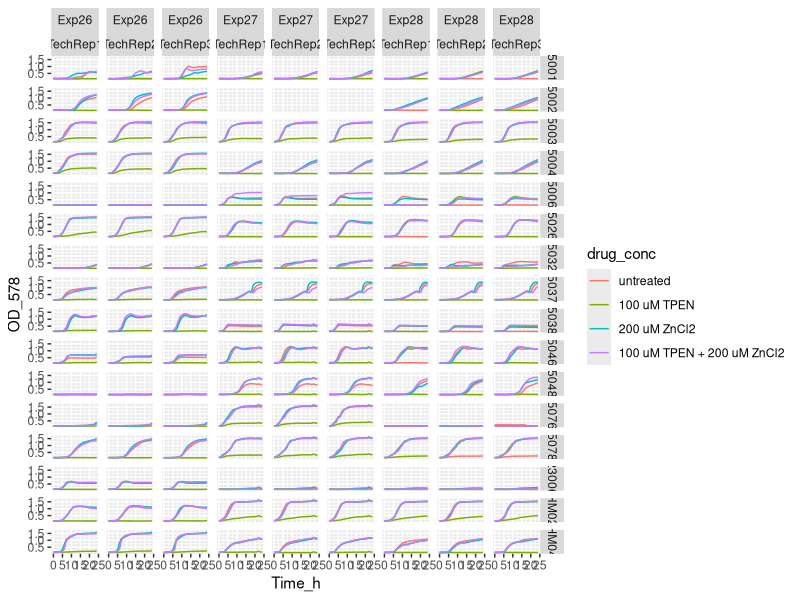
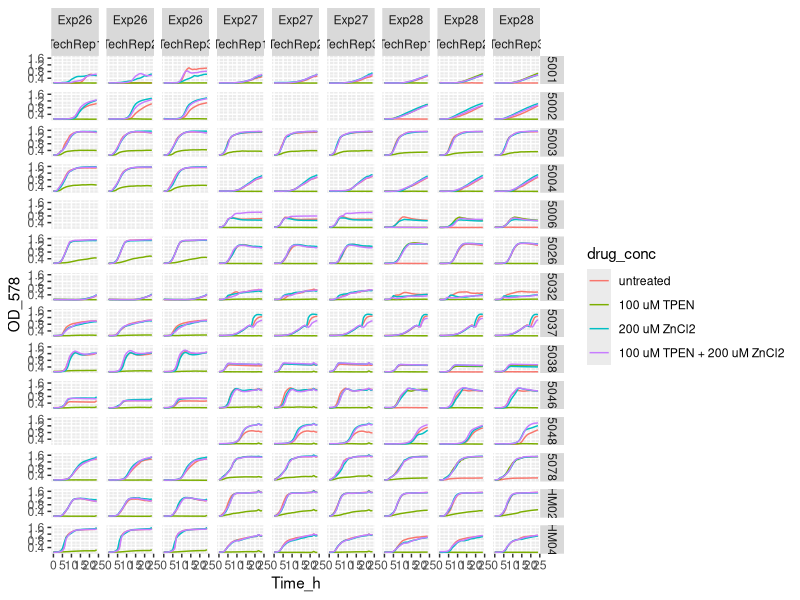
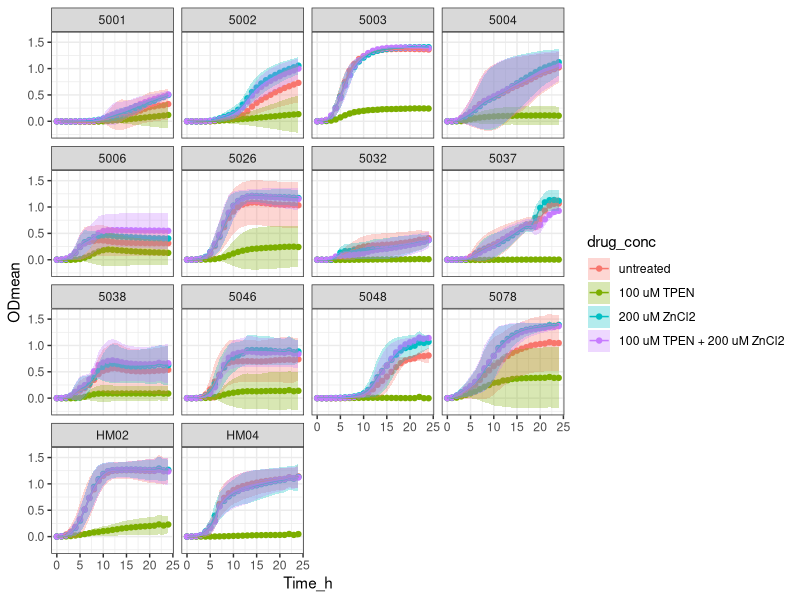
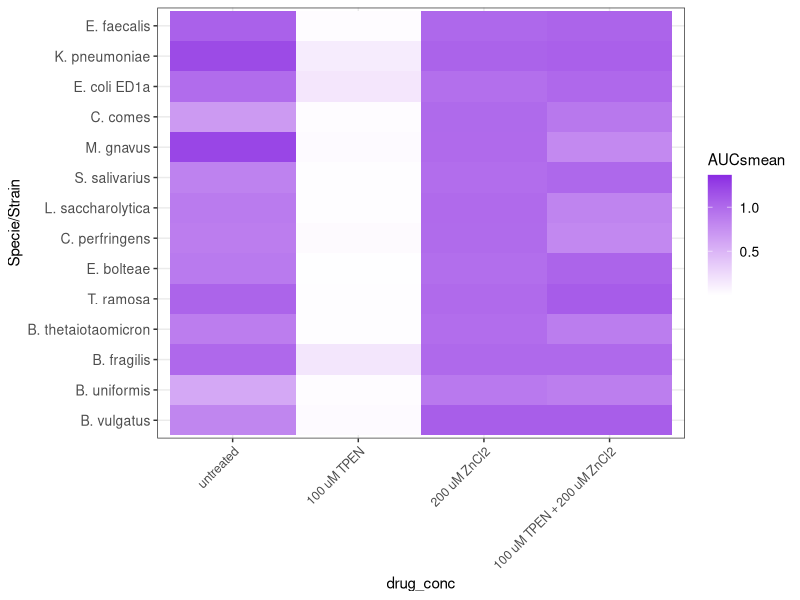

These figures' R source, in order:
setwd("~/ITQB/Plate readings")

library(tidyverse)
library(dbplyr) 
library(readxl)

Exps <- Exps_26_27_28  <- read_excel("ODs_control_TPENvsZnCl2_exp_days__R.xlsx")
# View(Exps) 

Exps_v1 <- Exps %>%
  pivot_longer(names_to = "Condition", values_to = "OD_578", cols = -Time_h)
# Exps_v1
# View(Exps_v1)


Exps_v2 <- separate(Exps_v1, Condition, 
                     c("Exp_day",
                       "Strain",
                       "Transfer_medium",
                       "Zn_condition", 
                       "Tech_Repl",
                       "Biol_Repl",
                       "drug_conc",
                       "Well_number"), 
                     sep = "_", remove = FALSE,
                     convert = FALSE)
# View(Exps_v2)

Exps_v2$OD_578 <- as.numeric (Exps_v2$OD_578) #Because OD_578 values are character

Exps_v2$drug_conc <- factor(Exps_v2$drug_conc, levels = c("ctr",
                                                          "20T",
                                                          "40Zn",
                                                          "20T40Zn"))

Exps_v2 <- Exps_v2 %>% mutate(drug_conc = recode (drug_conc,
                                                             "ctr" = "untreated",
                                                             "20T" = "100 uM TPEN",
                                                             "40Zn" = "200 uM ZnCl2",
                                                             "20T40Zn" = "100 uM TPEN + 200 uM ZnCl2"))

Exps_v2$Strain <- factor(Exps_v2$Strain, levels = c("5001",
                                                    "5002",
                                                    "5003",
                                                    "5004",
                                                    "5006",
                                                    "5026",
                                                    "5032",
                                                    "5037",
                                                    "5038",
                                                    "5046",
                                                    "5048",
                                                    "5076",
                                                    "5078",
                                                    "23006",
                                                    "HM02",
                                                    "HM04"))

Exps_v2$Exp_day <- factor(Exps_v2$Exp_day, levels = c("Exp26",
                                                      "Exp27",
                                                      "Exp28"))

Exps_v2 %>%
  ggplot(aes(x= Time_h, y=OD_578, color = drug_conc)) +
  geom_line() +
  facet_grid (Strain ~ Exp_day + Tech_Repl)
#5002 doesn't appear in Exp27, because it doesn't grow in mGAM --> I couldn't use it 

Exps_v3<- Exps_v2 %>% group_by(Strain, Transfer_medium, Zn_condition, Tech_Repl, Biol_Repl, Well_number) %>%
  mutate(blank = Time_h ==0)

#View(Exps_v3)

Exps_v4 <- Exps_v3 %>%
  group_by(Strain, Transfer_medium, Zn_condition, Tech_Repl, Biol_Repl, Well_number) %>%
  mutate(OD = OD_578 - OD_578[blank]) %>%
  ungroup()

#To filter the strains didn't grow in one or more Exp day
Exps_v4 <- Exps_v4  %>%  filter (
  !(Exp_day == "Exp26" & Strain == "5048"), #doesn't grow
  !(Exp_day == "Exp26" & Strain == "5006"), #doesn't grow
  !(Strain %in% c("5076", "23006"))) #didn't grow

#To check whether filters were ok
Exps_v4 %>%
  ggplot(aes(x= Time_h, y=OD_578, color = drug_conc)) +
  geom_line() +
  facet_grid (Strain ~ Exp_day + Tech_Repl)

# View(Exps_v4)

#Obtain the mean and sd
Exps_v5 <- Exps_v4 %>% group_by(Time_h, Strain, Transfer_medium, drug_conc) %>%
  summarise(ODmean = mean(OD), sdOD = sd(OD), n())

Exps_v5$Strain <- factor(Exps_v5$Strain, levels = c("5001",
                                                      "5002",
                                                      "5003",
                                                      "5004",
                                                      "5006",
                                                       "5026",
                                                      "5032",
                                                      "5037",
                                                      "5038",
                                                      "5046",
                                                      "5048",
                                                      "5076",
                                                      "5078",
                                                      "23006",
                                                      "HM02",
                                                      "HM04"))


Exps_v5 <- Exps_v5 %>% mutate(drug_conc = recode (drug_conc,
                                                             "ctr" = "untreated",
                                                             "20T" = "100 uM TPEN",
                                                             "40Zn" = "200 uM ZnCl2",
                                                             "20T40Zn" = "100 uM TPEN + 200 uM ZnCl2"))



Exps_v5  %>% ggplot(aes(x = Time_h,
             y = ODmean,
             color = drug_conc,
             fill = drug_conc
  )) +
  geom_point() +
  geom_line() +
  geom_ribbon(aes(ymin=ODmean-sdOD, ymax=ODmean+sdOD),
              alpha = 0.3, colour = NA) +
  facet_wrap (Strain ~ .) +
  theme_bw()

# Assuming Exps_v5 contains your cleaned data
Exps_v6 <- Exps_v4 %>% mutate(control = drug_conc == "200 uM ZnCl2", ODc0 = OD)

cumulmin <- function(v) {
  N <- length(v)
  if (N==0) return()
  sapply(1:N, function(i)
    min(v[i:N])
  )
}

determineTimeCutoffs <- function(GCs, decrease = 0.02) {
  GCs_controls <- GCs %>% filter(control) %>% mutate(Time_h = round(Time_h, 0)) %>%
    group_by(Strain, Exp_day, Time_h) %>%
    summarise(ODc0 = median(ODc0)) %>% arrange(Time_h) %>%
    group_by(Strain, Exp_day) %>% mutate(ODc0_adj = ODc0 + ODc0[n()]*decrease*(Time_h[n()]-Time_h))
  
  GCs_controls %>% group_by(Strain, Exp_day) %>% filter(ODc0_adj == max(ODc0_adj)) %>%
    ungroup() %>% select(Strain, Exp_day, Time_h) %>% rename(cutoff_time = Time_h)
}

Exps_v6 <- Exps_v6 %>% mutate(f_experiment_number = as.factor(Exp_day))

time_cutoffs <- determineTimeCutoffs(Exps_v6) %>%
  mutate(f_experiment_number = as.factor(Exp_day))

# print(time_cutoffs)

Exps_v6_control <- Exps_v6 %>% 
  filter(control) %>% 
  group_by(f_experiment_number, Exp_day, Strain, Time_h) %>%
  summarise(OD = median(OD))

Exps_v6 <- Exps_v6 %>% left_join(time_cutoffs) %>% filter(Time_h <= cutoff_time) %>% 
  select(-cutoff_time)

calcAUC <- function(OD, time) {
  OD <- OD - min(OD)
  N <- length(OD)
  if (N<2) return(NA)
  s1 <- 1:(N-1)
  s2 <- s1 + 1
  sum( (OD[s1] + OD[s2])/2 * (time[s2]-time[s1]) )
}

AUCs <- Exps_v6 %>% group_by(Strain,Exp_day,Biol_Repl, Tech_Repl,
                                                 drug_conc, control, Well_number) %>% 
  summarise(AUC = calcAUC(ODc0, Time_h), maxOD = max(ODc0), finalOD = ODc0[n()])


AUCs <-  AUCs %>% group_by(Strain,Exp_day) %>% 
  mutate(AUC = AUC / median(AUC[control], na.rm = TRUE))


AUCs_mean <-  AUCs %>%  group_by(Strain, drug_conc,Exp_day) %>% 
  summarise (AUCsmean = mean(AUC), sdAUC = sd (AUC), maxODmean = mean (maxOD), sdmax = sd (maxOD), finalODmean = mean(finalOD), sdfinal = sd(finalOD)) %>% ungroup()

AUCs_mean <- AUCs_mean %>% mutate(Strain = recode (Strain,
                                               "5001" = "B. vulgatus",
                                               "5002" = "B. uniformis",
                                               "5003" = "B. fragilis",
                                               "5004" = "B. thetaiotaomicron",
                                               "5006" = "T. ramosa",
                                               "5026" = " E. bolteae",
                                               "5032" = "C. perfringens",
                                               "5037" = "L. saccharolytica",
                                               "5038" = "S. salivarius",
                                               "5046" = "M. gnavus",
                                               "5048" = "C. comes",
                                               "5076" = "D. formicigenerans",
                                               "5078" = "E. coli ED1a",
                                               "23006" = "C. difficile",
                                               "HM02" = "K. pneumoniae",
                                               "HM04" = "E. faecalis"))


AUCs_mean$drug_conc <- factor (AUCs_mean$drug_conc, levels = c(
"untreated", "100 uM TPEN", "200 uM ZnCl2", "100 uM TPEN + 200 uM ZnCl2"))

# Create the heatmap
AUCs_mean %>% filter (Exp_day != "Exp28") %>%
  ggplot(aes(x = drug_conc, y = Strain, fill = AUCsmean)) +
  geom_raster() +
  scale_fill_gradient2(low = "black", high = "blueviolet") +
  theme_bw() +
  theme(
    axis.text.x = element_text(size = 9, angle = 45, hjust = 1),
    axis.text.y = element_text(size = 10),
    legend.text = element_text(size = 10)
  ) +
  xlab("drug_conc") +
  ylab("Specie/Strain")
